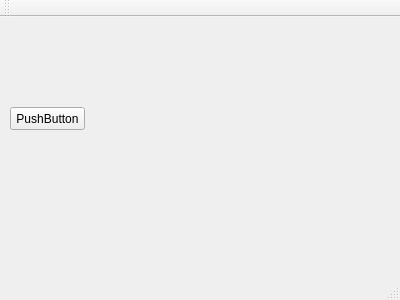
<?xml version="1.0" encoding="UTF-8"?>
<ui version="4.0">
 <class>MainWindow</class>
 <widget class="QMainWindow" name="MainWindow">
  <property name="geometry">
   <rect>
    <x>0</x>
    <y>0</y>
    <width>400</width>
    <height>300</height>
   </rect>
  </property>
  <property name="windowTitle">
   <string>MainWindow</string>
  </property>
  <widget class="QWidget" name="centralWidget">
   <widget class="QPushButton" name="pushButton">
    <property name="geometry">
     <rect>
      <x>10</x>
      <y>90</y>
      <width>75</width>
      <height>23</height>
     </rect>
    </property>
    <property name="text">
     <string>PushButton</string>
    </property>
   </widget>
  </widget>
  <widget class="QMenuBar" name="menuBar">
   <property name="geometry">
    <rect>
     <x>0</x>
     <y>0</y>
     <width>400</width>
     <height>21</height>
    </rect>
   </property>
  </widget>
  <widget class="QToolBar" name="mainToolBar">
   <attribute name="toolBarArea">
    <enum>TopToolBarArea</enum>
   </attribute>
   <attribute name="toolBarBreak">
    <bool>false</bool>
   </attribute>
  </widget>
  <widget class="QStatusBar" name="statusBar"/>
 </widget>
 <layoutdefault spacing="6" margin="11"/>
 <resources/>
 <connections/>
</ui>
